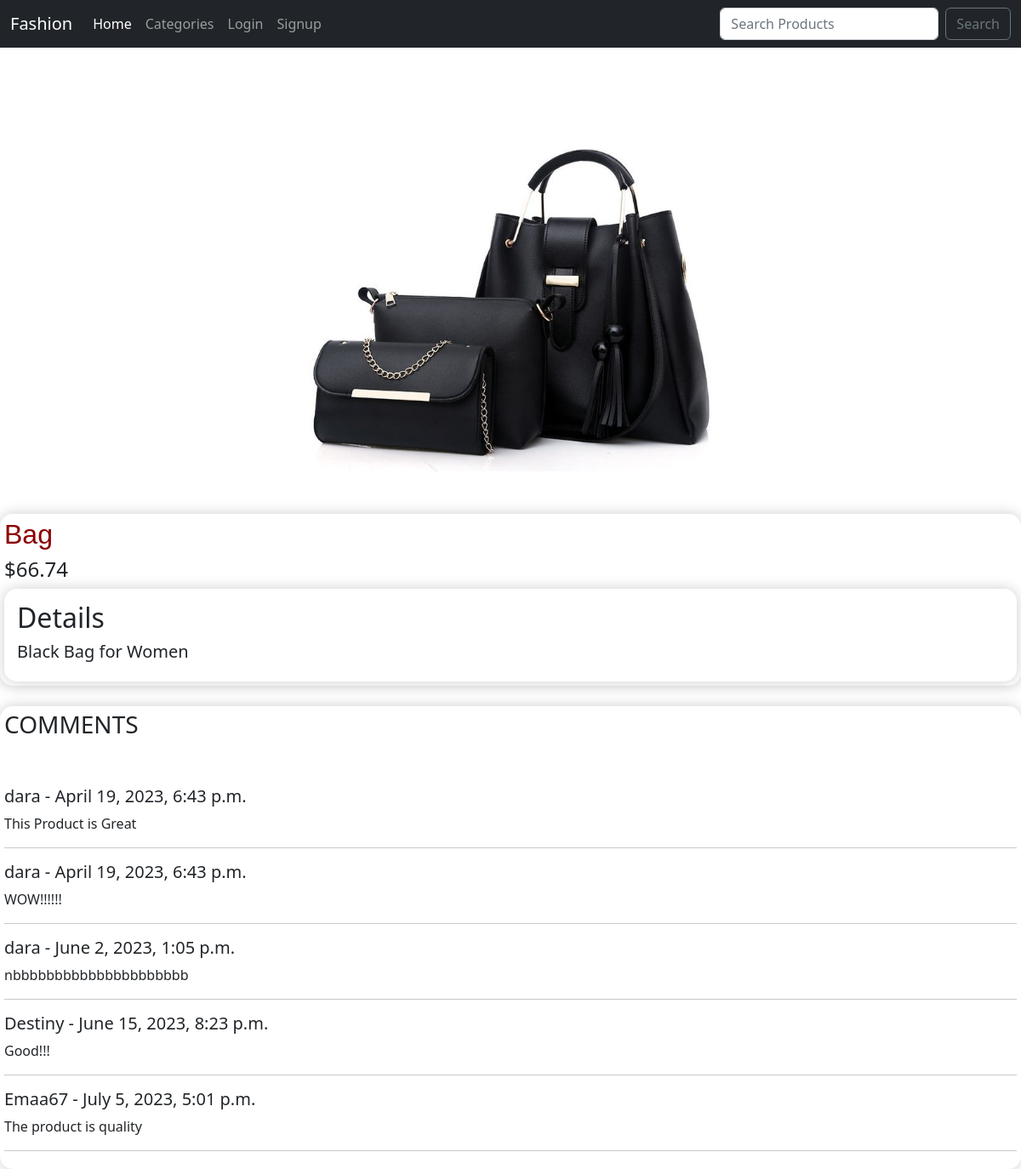
/details/4, run on the app's committed database.
### products/models.py (models this page shows, shortened)
class Product(models.Model):
    category = models.ForeignKey(Category, on_delete=models.CASCADE)
    name = models.CharField(max_length=20)
    slug = models.CharField(max_length=150, null=False, blank=False)
    details = models.TextField(max_length=500, null=False)
    price = models.DecimalField(max_digits=1000, decimal_places=2)
    image = models.ImageField(upload_to="image/", blank=True, null=True)
    status = models.BooleanField(default=False, help_text="0-default, 1-Hidden")
    new = models.BooleanField(default=True, help_text="0-default, 1-Hidden")

class Comment(models.Model):
    author = models.ForeignKey(user, on_delete=models.CASCADE)
    product = models.ForeignKey(Product, on_delete=models.CASCADE, related_name="comments")
    comment = models.TextField(max_length=200)
    date_added = models.DateTimeField(auto_now_add=True)

### products/views.py (the view)
# urls.py: path("details/<int:pk>",NewProductView.as_view(),name="product_detail"),
class NewProductView(DetailView):
    model = Product
    template_name = "product_detail.html"
    context_object_name = "Detail"

### templates/product_detail.html (shortened to what this page needs)
{% extends 'base.html' %}
    {% block title %}
    {% load static %}
    <link rel="stylesheet" href="{% static 'css/product_detail.css' %}">
    {% endblock title %}
    {% block content %}
        <br>
        <div>
            <div class="div"><img  src="{{Detail.image.url}}" alt="image"  class="images"></div>
            <br>
            <div class="section">
            <div > <h2 class="name">{{ Detail.name }}</h2> </div>
            <div> <h4 class="price">${{ Detail.price }}</h4></div>
            <div class="details">
                <h2 class="title">Details</h2>
                <div class="detail">
                    <h5>{{ Detail.details }}</h5>
                </div>
            </div>
            </div>
        </div>
        <br/>
        <div class="section">
            {% if not Detail.comments.all %}
                <h3>No Comments Yet.....</h3>
                {% if user.is_authenticated %}
                <a class="btn btn-outline-secondary" href="{% url 'add_comment' Detail.pk %}">Add Comment</a>
                {% endif %}
            {% else %}
                <h3>COMMENTS</h3>
                <br>
                <br>
                {% for comment in Detail.comments.all %}
                <h5>{{comment.author}} - {{ comment.date_added }}</h5>
                <p>{{ comment.comment }}</p>
                <hr>
                {% endfor %}
            {% endif %}
        </div>
    {% endblock %}

### static/css/product_detail.css (style rules this page uses)
.div { text-align: center; }
.images { width: 500px; height: 500px; }
.section { box-shadow: hsl(0,0%,80%) 0 0 16px; border-radius: 15px; padding: 5px; }
.name { font-family: 'Lucida Sans', 'Lucida Sans Regular', 'Lucida Grande', 'Lucida Sans Unicode', Geneva, Verdana, sans-serif; color: darkred; }
.details { box-shadow: hsl(0,0%,80%) 0 0 16px; border-radius: 15px; padding: 15px; }

### data on the page
Product: image (picture), name "Bag", price "66.74", details "Black Bag for Women"
Comment: author "dara", date_added "April 19, 2023, 6:43 p.m.", comment "This Product is Great"
Comment: author "dara", date_added "April 19, 2023, 6:43 p.m.", comment "WOW!!!!!!"
Comment: author "dara", date_added "June 2, 2023, 1:05 p.m.", comment "nbbbbbbbbbbbbbbbbbbbbb"
Comment: author "Destiny", date_added "June 15, 2023, 8:23 p.m.", comment "Good!!!"
Comment: author "Emaa67", date_added "July 5, 2023, 5:01 p.m.", comment "The product is quality"
